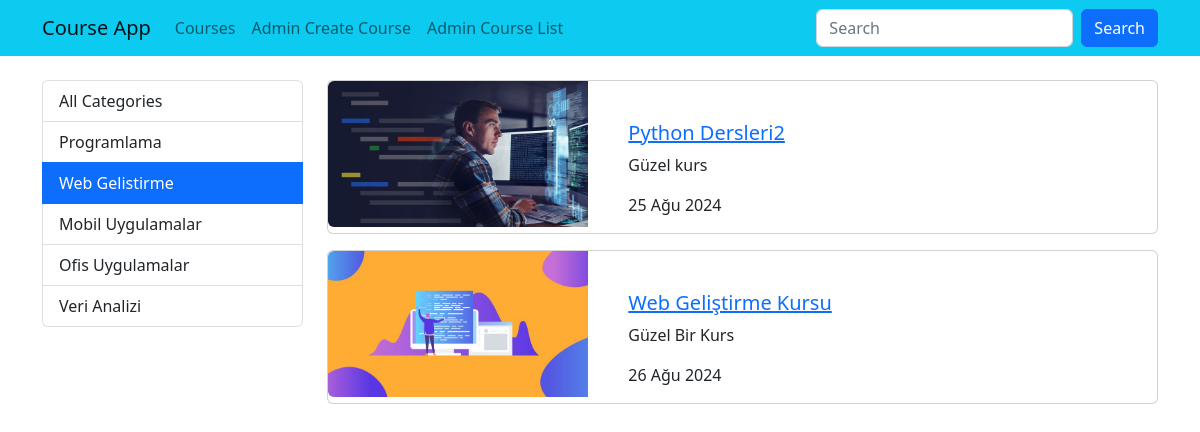
The app's page /courses/category/web-gelistirme with its own data.
### courses/models.py (models this page shows, shortened)
class Category(models.Model):
    name = models.CharField(max_length=40)
    slug = models.SlugField(null=False,default="",unique=True, db_index=True,blank=True,editable=True)

class Course(models.Model):
    title = models.CharField(max_length=50)
    description =models.TextField()
    image = models.ImageField(upload_to="images",default="")
    date = models.DateField(auto_now_add=True)
    isActive = models.BooleanField(default=False)
    isHome = models.BooleanField(default=False)
    slug = models.SlugField(null=False,default="",unique=True, db_index=True,blank=True,editable=False)
    categories = models.ManyToManyField(Category,related_name="kurslar",blank=True)

### courses/views.py (the view)
# urls.py: path("category/<slug:slug>",views.getCoursesByCategoryName, name="courses_by_category"),
def getCoursesByCategoryName(request,slug):
    courses = Course.objects.filter(isActive=True, categories__slug = slug).order_by("date")
    category = Category.objects.all()
    paginator = Paginator(courses,3) # her sayfada 3 tane kurs gözüksün
    page = request.GET.get('page',1)
    page_obj = paginator.page(page)
    print(paginator.page_range)
    print("bu kadar sayfaya sığdı ", paginator.num_pages)# kaç sayfaya sığdı
    print("kaç tane kurs kaydı var ", paginator.count) #kaç sayfa olduğunu söyler
    print(page_obj.number)
    return render(request, "courses/list.html",{
        "page_obj":page_obj,
        "categories":category,
        "selected_category":slug
    })

### courses/templates/courses/list.html (shortened to what this page needs)
{% extends "layout.html" %}
{% load static %}
{% block css_files %}
    <link rel="stylesheet" href="{% static "/courses/css/style.css" %}">
{% endblock css_files %}
{% block content %}
    <div class="container">
        <div class="row mt-4">
            <div class="col-3">
                {% include "courses/partials/_categories.html" %}
            </div>
            <div class="col-9" >
                {% if page_obj.object_list|length == 0 %}
                    <div class="alert alert-warning">
                        No courses registered in this category
                    </div>
                {% else %}
                    {% for course in page_obj.object_list  %}
                        {% include "courses/partials/_course-card.html" %}
                    {% endfor %}
                {% endif %}
            </div>
        </div>
    </div>
{% endblock content %}

### courses/templates/courses/partials/_categories.html
<div class="list-group">
    <a href="{% url "courses" %}" class="list-group-item list-group-item-action">All Categories</a>
    {% for category in categories %}
        <a href="{% url 'courses_by_category' category.slug %}" class="list-group-item list-group-item-action {% if category.slug == selected_category %}active{% endif %}">{{category.name |title}}</a>
    {% endfor %}
</div>

### courses/templates/courses/partials/_course-card.html
{% load static %}
<div class="card mb-3">
    <div class="row">
        <div class="col-4">
            <img class="img-fluid rounded-start" src="{{course.image.url}}" alt="{{course.title}}">
        </div>
        <div class="col-8 mt-4">
            <div class="card-body">
                <a href="{% url "course_detail" course.slug %}">
                    <h5 class="card-title">{{course.title | title}}</h5>
                </a>
                <p class="card-text">{{course.description | capfirst | truncatechars:20}}</p>
                <span>{{course.date | date:"SHORT_DATE_FORMAT" }}</span>
            </div>
        </div>
    </div>
</div>

### records on screen
Category: name "Programlama"
Category: name "Web Gelistirme"
Category: name "Mobil Uygulamalar"
Category: name "Ofis Uygulamalar"
Category: name "Veri Analizi"
Course: image (picture), title "Python Dersleri2", description "Güzel kurs", date "25 Ağu 2024"
Course: image (picture), title "Web Geliştirme Kursu", description "Güzel Bir Kurs", date "26 Ağu 2024"
